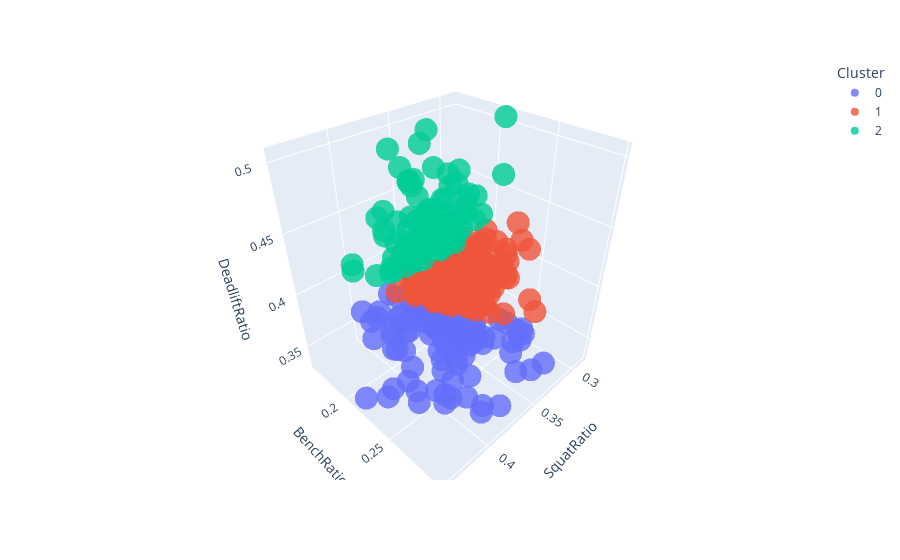

The notebook cell saved with this chart:
### Code cell
import plotly.express as px

data['Cluster3'] = data['Cluster3'].astype(str)

fig = px.scatter_3d(
    subdata,
    x='SquatRatio',
    y='BenchRatio',
    z='DeadliftRatio',
    color=data['Cluster3'],
    opacity=0.8,
    labels={'color': 'Cluster'}
)

fig.show()
